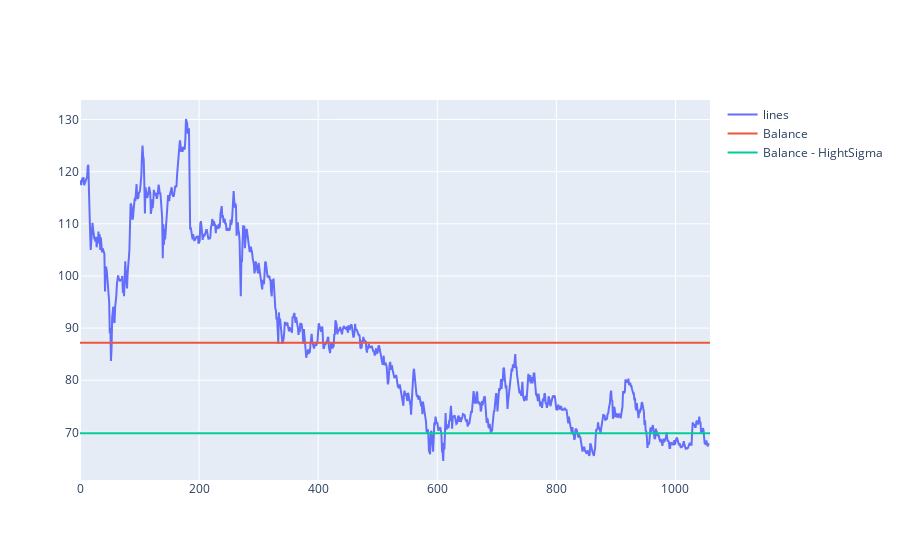

Notebook source saved alongside this figure:
### Markdown cell above
# VNM

Công ty Cổ phần Sữa Việt Nam (HOSE)

### Code cell
VNM = pd.read_csv('data/2024-03-28_VNM.csv')[::-1].reset_index(drop=True)

fig_vnm = go.Figure()

fig_vnm.add_trace(go.Scatter(y=VNM['VND'],
                    mode='lines',
                    name='lines'))

fig_vnm.add_trace(go.Scatter(x=[0, len(VNM)], y=[87.17, 87.17],
                    mode='lines',
                    name='Balance'))

fig_vnm.add_trace(go.Scatter(x=[0, len(VNM)], y=[69.8, 69.8],
                    mode='lines',
                    name='Balance - HightSigma'))

fig_vnm.show()

### Figure 1 — Plotly figure (JSON) as saved in the notebook; plotly's stock layout.template omitted (floating-point values rounded to 4 significant figures; data arrays with more than 128 entries replaced by an {"elided": "..."} marker saying what was removed)
{"data": [{"mode": "lines", "name": "lines", "type": "scatter", "y": {"elided": "1058 float values"}}, {"mode": "lines", "name": "Balance", "type": "scatter", "x": [0, 1058], "y": [87.17, 87.17]}, {"mode": "lines", "name": "Balance - HightSigma", "type": "scatter", "x": [0, 1058], "y": [69.8, 69.8]}], "layout": {}}
